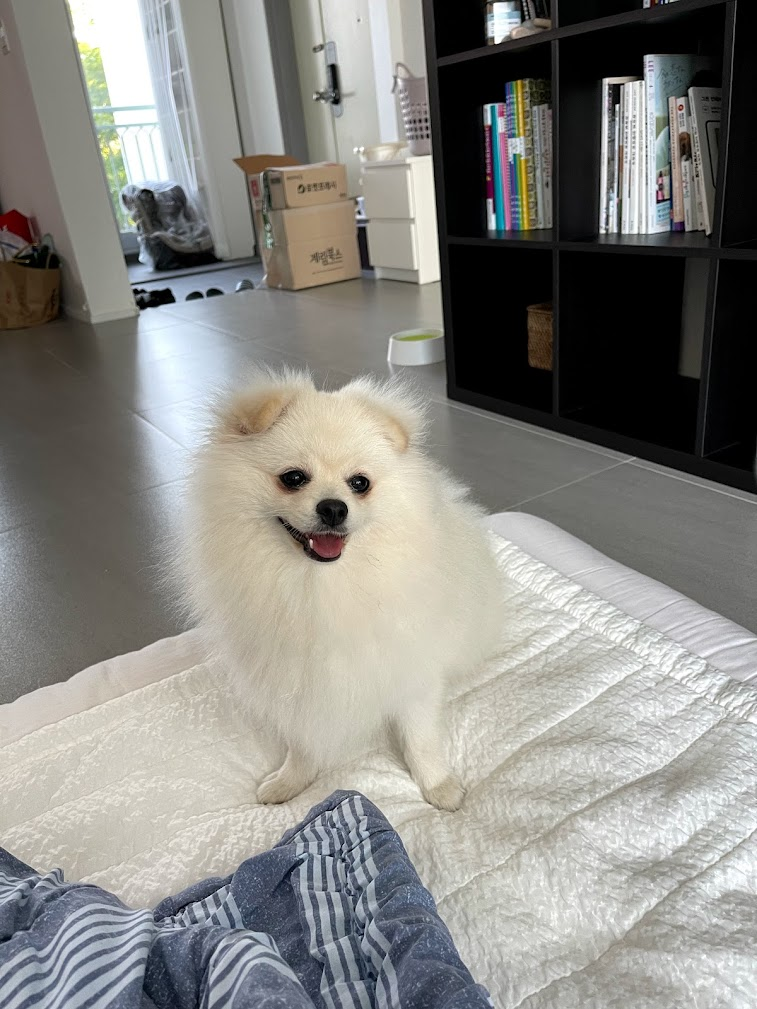
#> input picture _notebooks/2021-08-25-Hani01.jpeg, 757 x 1009 px
$ jupyter execute '2021-09-13-(2주차) 9월13일.ipynb'
#> lines starting #> are read from the running program, lines starting #| are printed output that depends on the picture
# (2주차) 9월13일
> 이미지 자료에 대한 이해, 산점도, 상관계수

- toc:true
- branch: master
- badges: true
- comments: true
- author: 최규빈

### 강의영상

> youtube: https://youtube.com/playlist?list=PLQqh36zP38-y77GdPSUNw79-7NUdYpjqy

`-` (1/3) 이미지 자료에 대한 이해

`-` (2/3) 산점도와 상관계수 1

`-` (3/3) 산점도와 상관계수 2

### (지난강의노트 보충) 이미지 자료에 대한 이해

`-` 흑백이미지
- 차원: 세로픽셀수 $\times$ 가로픽셀수
- 값: 0~255 (값이 클수록 흰색)

`-` 칼라이미지
- 차원: 세로픽셀수 $\times$ 가로픽셀수 $\times$ 3
- 값: 0~255 (값이 클수록 진한빨강, 진한파랑, 진한녹색)

[cell 1]
import cv2 as cv

[cell 2]
hani=cv.imread('2021-08-25-Hani01.jpeg')
#> hani is the input picture: shape (1009, 757, 3); mean B, G, R 132.1, 136.5, 137.4

[cell 3]
import matplotlib.pyplot as plt
plt.imshow(hani)

[cell 4]
hani.shape
#> Out = (1009, 757, 3)

[cell 5]
import numpy as np
hani_red=np.zeros_like(hani)
hani_green=np.zeros_like(hani)
hani_blue=np.zeros_like(hani)
hani_red[:,:,0]=hani[:,:,0]
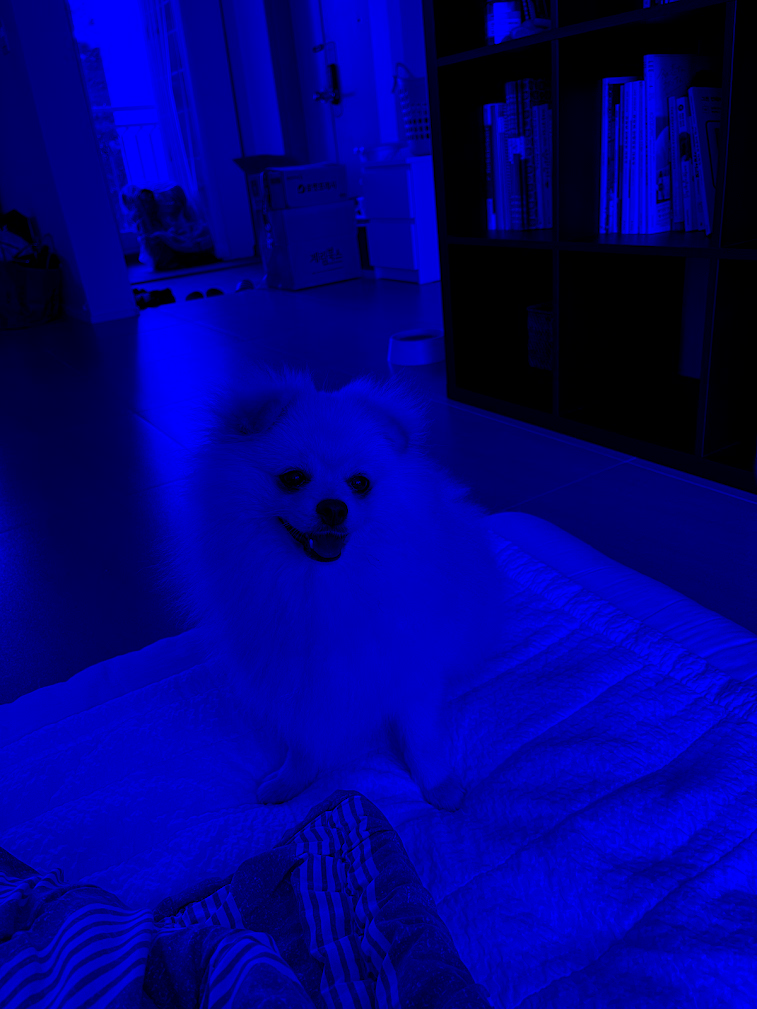
#> hani_red: shape (1009, 757, 3); mean B, G, R 132.1, 0, 0
hani_green[:,:,1]=hani[:,:,1]
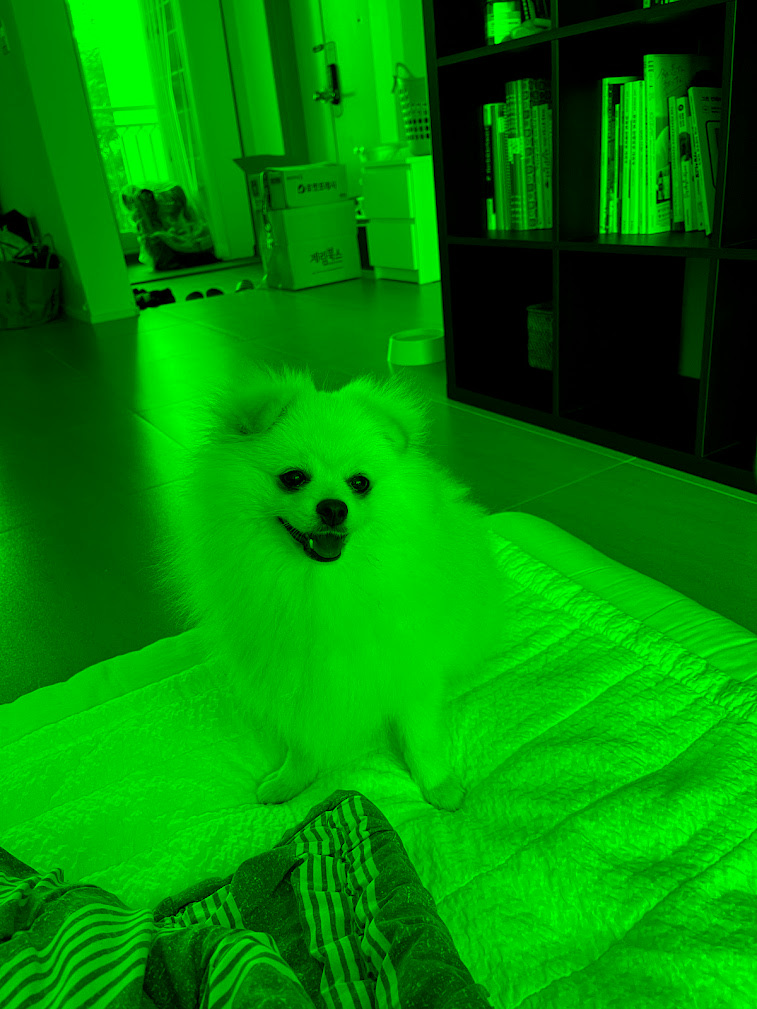
#> hani_green: shape (1009, 757, 3); mean B, G, R 0, 136.5, 0
hani_blue[:,:,2]=hani[:,:,2]
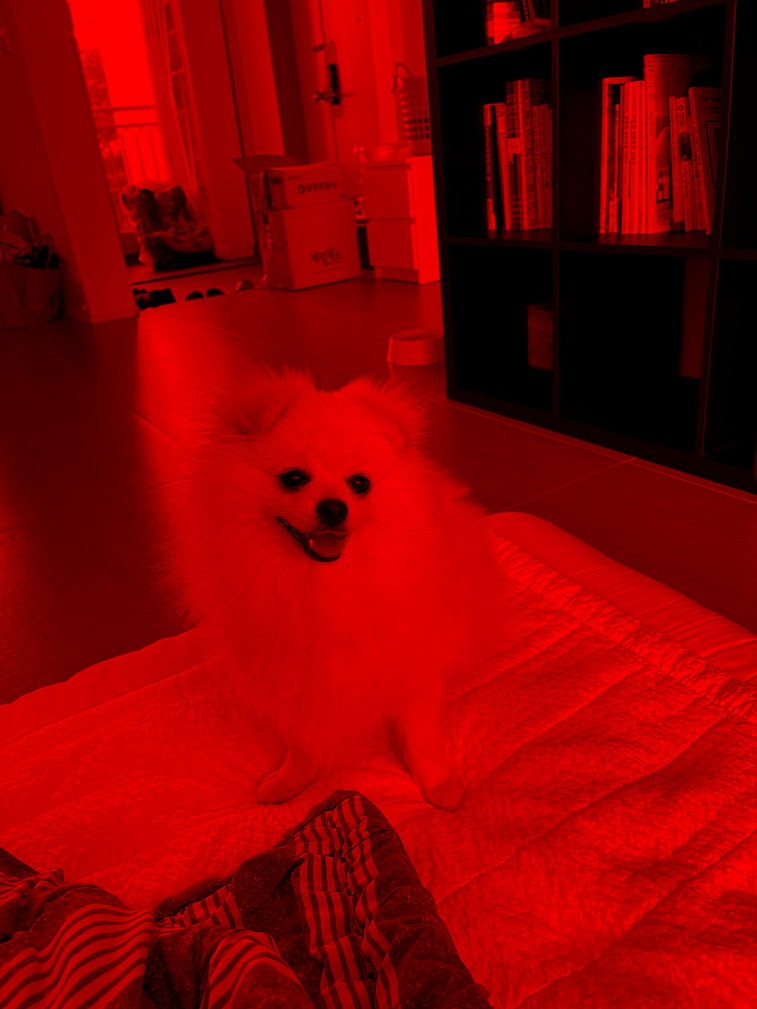
#> hani_blue: shape (1009, 757, 3); mean B, G, R 0, 0, 137.4

[cell 6]
plt.imshow(hani_red)

[cell 7]
plt.imshow(hani_green)

[cell 8]
plt.imshow(hani_blue)

[cell 9]
plt.imshow(hani_blue+hani_red)

[cell 10]
plt.imshow(hani_blue+hani_green)
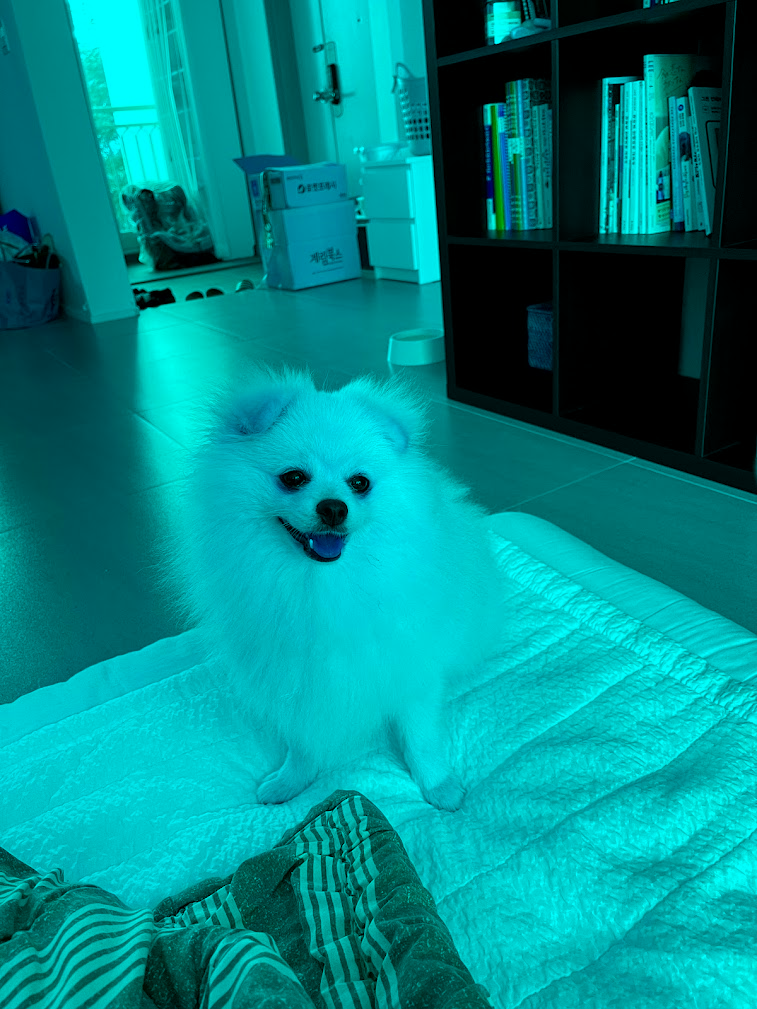
#> shown: shape (1009, 757, 3); mean R, G, B 0, 136.5, 137.4

[cell 11]
plt.imshow(hani_red+hani_green)
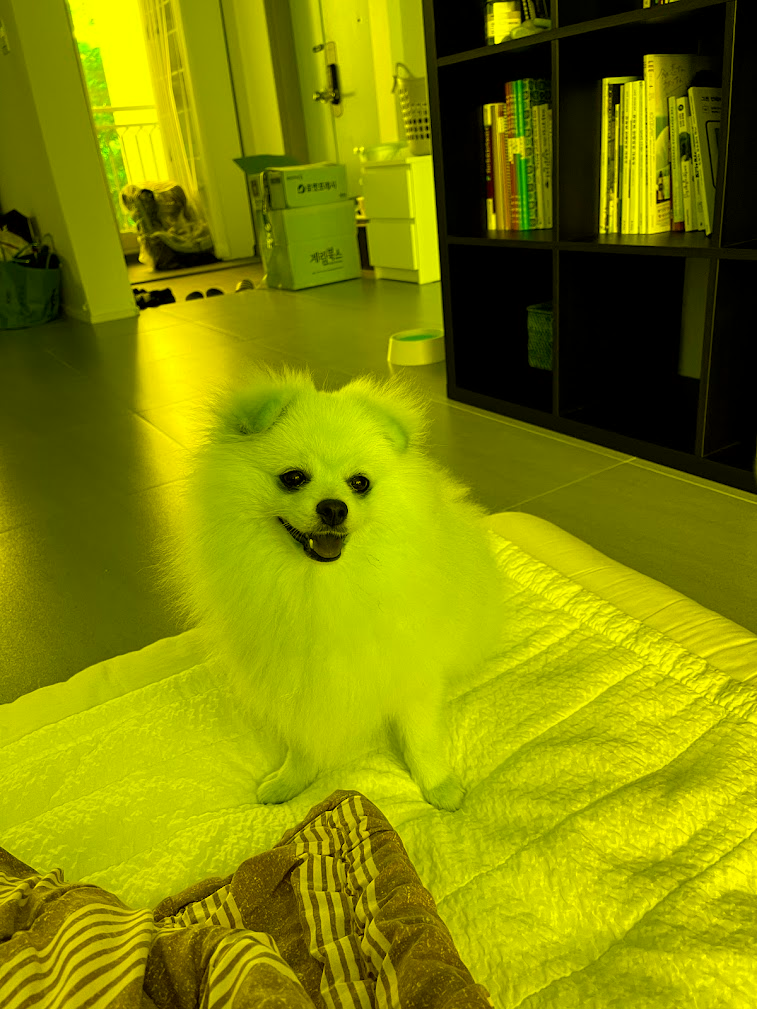
#> shown: shape (1009, 757, 3); mean R, G, B 132.1, 136.5, 0

[cell 12]
plt.imshow(hani_red+hani_green+hani_blue)

### 산점도 (scatter plot)

[cell 13]
import matplotlib.pyplot as plt

`-` 산점도: 직교 좌표계(도표)를 이용해 좌표상의 점들을 표시함으로써 두 개 변수 간의 관계를 나타내는 그래프 방법이다.
- ref: https://ko.wikipedia.org/wiki/%EC%82%B0%EC%A0%90%EB%8F%84

[cell 14]
x=[1,2,3,4]
y=[2,3,5,5]
plt.plot(x,y,'o')

`-` 산점도는 보통 $X$와 $Y$의 관계를 알고 싶을 경우 그린다.
- 박스플랏, 히스토그램은 그림을 그리기 위해서 하나의 변수만 필요함; 산점도를 위해서는 두개의 변수가 필요함.
- 두변수 $\to$ 두변수의 관계

#### 몸무게와 키

`-` 아래와 같은 자료를 수집하였다고 하자.
- 몸무게 = [44,48,49,58,62,68,69,70,76,79]
- 키 = [159,160,162,165,167,162,165,175,165,172]

[cell 15]
x=[44,48,49,58,62,68,69,70,76,79]
y=[159,160,162,165,167,162,165,175,165,172]

[cell 16]
plt.plot(x,y,'o')
#> figure, not shown here; curve peaks at x = 70, y = 175

- 키가 큰 사람일수록 몸무게도 많이 나간다. (반대도 성립)
- 키와 몸무게는 관계가 있어보인다. (정비례)

`-` 얼만큼 정비례인지?
- 이 질문에 대답하기 위해서는 상관계수의 개념을 알아야 한다.
- 상관계수에 대한 개념은 산점도를 이해함에 있어서 핵심개념이다.

#### 상관계수 (몸무게-키 예제를 더 깊게 이해하기 위해 필요한 개념)

`-` (표본)상관계수

$$r=\frac{\sum_{i=1}^{n}(x_i-\bar{x})(y_i-\bar{y}) }{\sqrt{\sum_{i=1}^{n}(x_i-\bar{x})^2\sum_{i=1}^{n}(y_i-\bar{y})^2 }} $$

- 복잡해 보이지만 아무튼 (1) 분자를 계산하고 (2) 분모를 계산하고 분자를 분모로 나누면 되는 것.
- 분모를 계산했다고 치자. 계산한 값을 어떤 상수 $c$라고 생각하자. 이 값을 분자안에 넣을수도 있다.

$$r=\sum_{i=1}^{n}\frac{1}{c}(x_i-\bar{x})(y_i-\bar{y}) $$

- 위의 식은 아래와 같이 다시 쓸 수 있다.

$$r=\sum_{i=1}^{n}\left( \frac{(x_i-\bar{x})}{\sqrt{\sum_{i=1}^{n}(x_i-\bar{x})^2}}\frac{(y_i-\bar{y})}{\sqrt{\sum_{i=1}^{n}(y_i-\bar{y})^2}} \right)$$

- 편의상 아래와 같이 정의하자. $\tilde{x}_i=\frac{(x_i-\bar{x})}{\sqrt{\sum_{i=1}^n(x_i-\bar{x})^2}}$, $\tilde{y}_i=\frac{(y_i-\bar{y})}{\sqrt{\sum_{i=1}^n(y_i-\bar{y})^2}}$

- 결국 $r$은 아래와 같은 모양이다.

$$r=\sum_{i=1}^{n}\tilde{x}_i \tilde{y}_i $$

`-` 의미?

[cell 17]
import numpy as np
x=np.array(x)
y=np.array(y)

[cell 18]
plt.plot(x,y,'o')

[cell 19]
plt.plot(x-np.mean(x), y-np.mean(y),'o')
#> figure, not shown here; curve peaks at x = 7.7, y = 9.8

`-` $a=\sqrt{\sum_{i=1}^{n}(x_i-\bar{x})^2}, b=\sqrt{\sum_{i=1}^{n}(y_i-\bar{y})^2}$

[cell 20]
a=np.sqrt(np.sum((x-np.mean(x))**2))
b=np.sqrt(np.sum((y-np.mean(y))**2))
a,b

- $a>b$ 이므로 $\{x_i\}$들이 $\{y_i\}$들 보다 좀 더 퍼져있다. (=평균근처에 몰려있지 않다)

`-` 사실 $a,b$는 아래와 같이 계산할 수 있다.

$a=\sqrt{n}\times{\tt np.std(x)}$

$b=\sqrt{n}\times{\tt np.std(y)}$

[cell 21]
n=len(x)
np.sqrt(n)*np.std(x), np.sqrt(n)*np.std(y)

- ${\tt np.std(x)}=\sqrt{\frac{1}{n}\sum_{i=1}^{n}(x_i-\bar{x})^2}$
- ${\tt np.std(y)}=\sqrt{\frac{1}{n}\sum_{i=1}^{n}(y_i-\bar{y})^2}$

> note: ${\tt np.std(x,ddof=1)}=\sqrt{\frac{1}{n-1}\sum_{i=1}^{n}(x_i-\bar{x})^2}$

`-` 이제 $(\tilde{x}_i,\tilde{y}_i)$를 그려보자.

[cell 22]
xx= (x-np.mean(x))/a
yy= (y-np.mean(y))/b
plt.plot(xx,yy,'o')
#> figure, not shown here; curve peaks at x = 0.21, y = 0.644

- 평균도 비슷하고 퍼진정도도 비슷하다.

`-` 질문1: $r$의 값이 양수인가? 음수인가?

plotly 사용하여 그려보자.

[cell 23]
import plotly.express as px
from IPython.display import HTML
fig=px.scatter(x=xx, y=yy)
HTML(fig.to_html(include_plotlyjs='cdn',include_mathjax=False))

- $\tilde{x}_i$, $\tilde{y}_i$ 를 곱한값이 양수인것과 음수인것을 체크해보자.
- 양수인쪽이 많은지 음수인쪽이 많은지 생각해보자.
- $r=\sum_{i=1}^{n}\tilde{x}_i \tilde{y}_i$ 의 부호는?

`-` 질문2: 아래와 같은 두개의 데이터set이 있다고 하자.

[cell 24]
x1=np.arange(0,10,0.1)
y1=x1+np.random.normal(loc=0,scale=1.0,size=len(x1))

[cell 25]
plt.plot(x1,y1,'o')
#> figure, not shown here; curve peaks at x = 9.7, y = 11.49

[cell 26]
x2=np.arange(0,10,0.1)
y2=x2+np.random.normal(loc=0,scale=7.0,size=len(x2))
plt.plot(x2,y2,'x')
#> figure, not shown here; curve peaks at x = 9.8, y = 24.94

[cell 27]
plt.plot(x1,y1,'o')
plt.plot(x2,y2,'x')
#> figure, not shown here; curve peaks at x = 9.7, y = 11.49; curve peaks at x = 9.8, y = 24.94

각 데이터셋의 표준상관계수를 각각 $r_1$(파란색), $r_2$(주황색)라고 하자.

(1) $r_1$, $r_2$의 부호는 양수인가? 음수인가?

(2) $r_1,r_2$의 값중 어떠한 값이 더 절대값이 큰가?

[cell 28]
n=len(x1)
xx1= (x1-np.mean(x1)) / (np.std(x1) * np.sqrt(n))
yy1= (y1-np.mean(y1)) / (np.std(y1) * np.sqrt(n))
xx2= (x2-np.mean(x2)) / (np.std(x2) * np.sqrt(n))
yy2= (y2-np.mean(y2)) / (np.std(y2) * np.sqrt(n))

[cell 29]
plt.plot(xx1,yy1,'o') ## 파란색
plt.plot(xx2,yy2,'x') ## 주황색
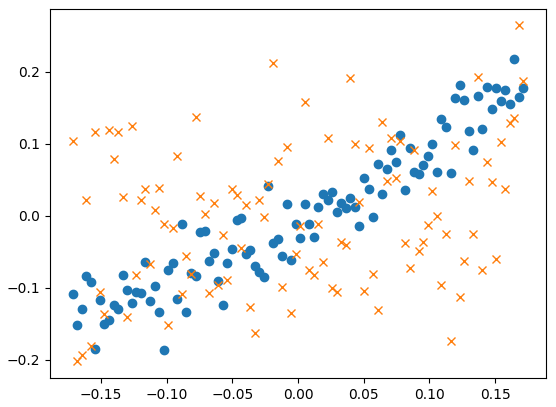
#> figure drawn by matplotlib, 1 panel; curve peaks at x = 0.165, y = 0.218; curve peaks at x = 0.168, y = 0.264

$ run again, with _notebooks/hw_img.png saved as _notebooks/2021-08-25-Hani01.jpeg
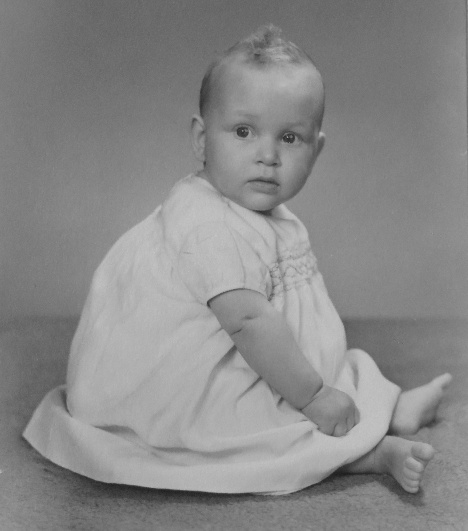
#> input picture _notebooks/hw_img.png, 468 x 531 px
#> hani is the input picture: shape (531, 468, 3); min 29, max 198, mean 136.9
#> `hani_blue[:,:,2]=hani[:,:,2]`:
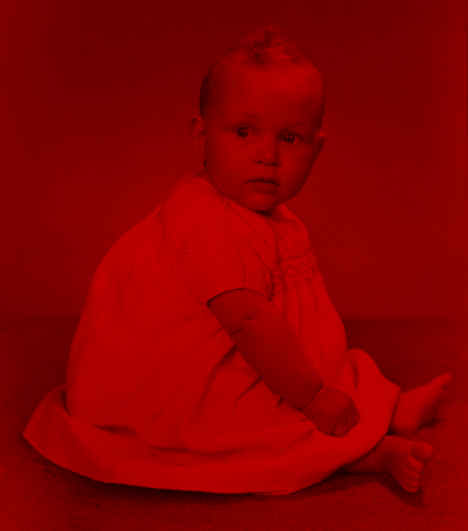
#> hani_blue: shape (531, 468, 3); mean B, G, R 0, 0, 136.9
#> `[cell 11] plt.imshow(hani_red+hani_green)`:
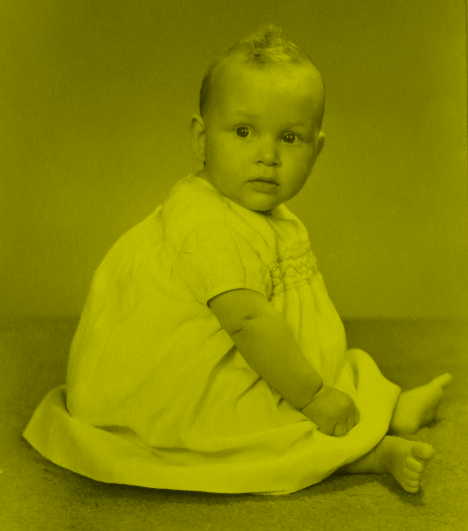
#> shown: shape (531, 468, 3); mean R, G, B 136.9, 136.9, 0
